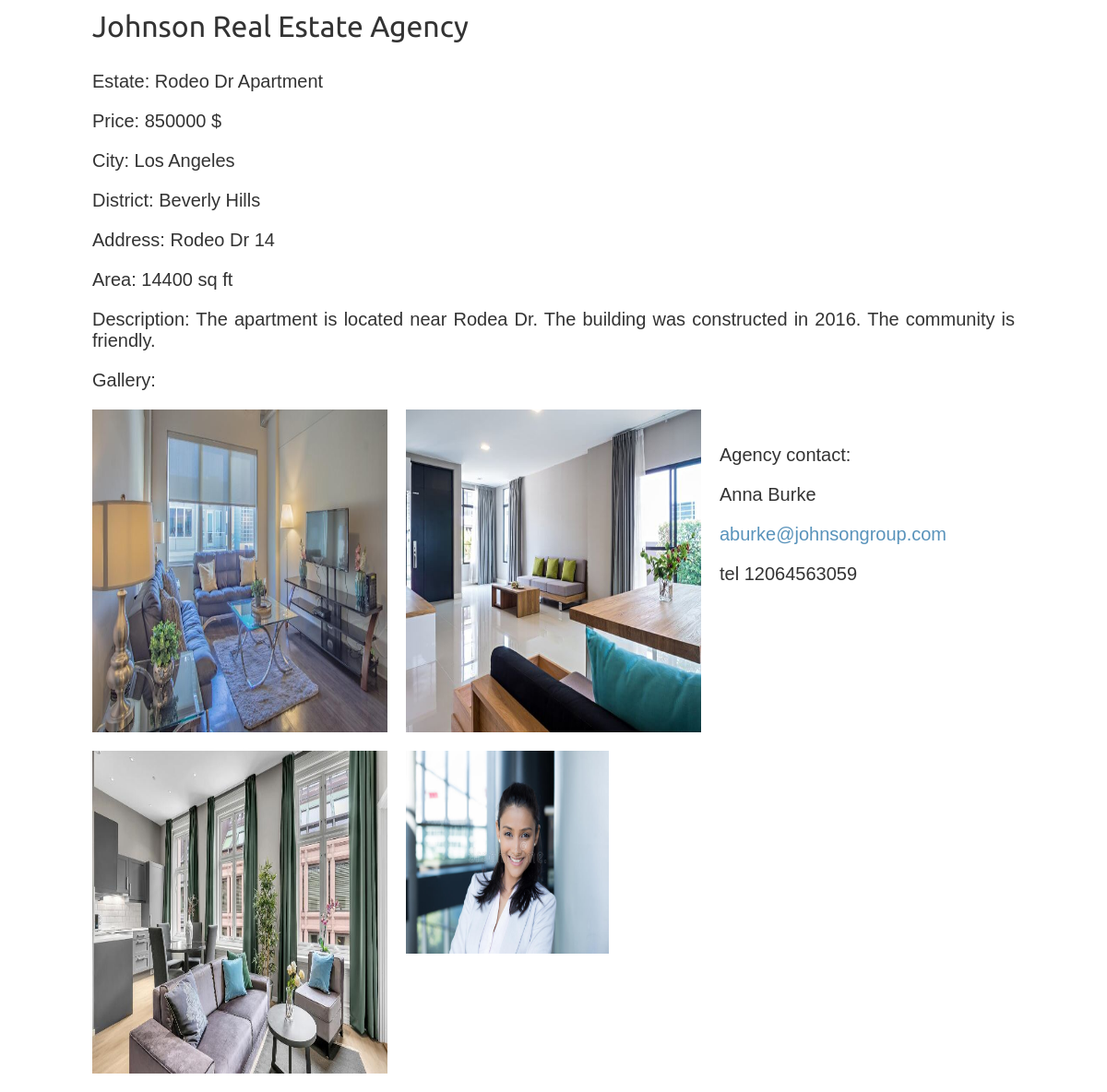
/4, run on the app's committed database.
### agency/models.py (models this page shows, shortened)
class Estate(models.Model):
	name = models.CharField(max_length=200)
	employee = models.ForeignKey(Employee, related_name='estates', on_delete=models.CASCADE)
	city = models.CharField(max_length=200, db_index=True)
	district = models.CharField(max_length=200)
	adress = models.CharField(max_length=200)
	image1 = models.ImageField(upload_to='estates/%Y/%m/%d', blank=True)
	image2 = models.ImageField(upload_to='estates/%Y/%m/%d', blank=True)
	image3 = models.ImageField(upload_to='estates/%Y/%m/%d', blank=True)
	area = models.DecimalField(max_digits=20, decimal_places=0)
	price = models.DecimalField(max_digits=20, decimal_places=0)
	description = models.TextField(blank=True)
	class Meta:
		ordering = ('name',)
		verbose_name = 'estate'
		verbose_name_plural = 'estates'

class Employee(models.Model):
	name = models.CharField(max_length=200, db_index=True)
	image = models.ImageField(upload_to='employees/%Y/%m/%d', blank=True)
	mail = models.CharField(max_length=200, db_index=True)
	phone = models.DecimalField(max_digits=20, decimal_places=0)
	description = models.TextField(blank=True)
	class Meta:
		ordering = ('name',)
		verbose_name = 'employee'
		verbose_name_plural = 'employees'
	def __str__(self):
		return self.name

### agency/views.py (the view)
# urls.py: path('<int:id>', views.estate_detail, name='estate_detail'),
def estate_detail(request, id):
	estate = get_object_or_404(Estate, id=id)
	return render(request, 'agency/estate/detail.html', {'estate': estate})

### agency/templates/agency/estate/detail.html (shortened to what this page needs)
{% extends "agency/base.html" %}
{% load static %}
{% block content %}
	<div class="estate-detail">
		<p class="price"> Estate: {{ estate.name }} </p>
		<p class="price"> Price: {{ estate.price }} $</p>
		<p class="price">City: {{ estate.city }}</p>
		<p class="price">District: {{ estate.district }}</p>
		<p class="price">Address: {{ estate.adress }}</p>
		<p class="price">Area: {{ estate.area }} sq ft</p>
		<p class="price">Description: {{ estate.description }}</p>
		<p class="price"> Gallery:</p>
		<div class="gallery">
			<img src="{% if estate.image1 %}{{ estate.image1.url }}{% else %}
			{% static "img/no_image.png" %}{% endif %}">
			<img src="{% if estate.image2 %}{{ estate.image2.url }}{% else %}
			{% static "img/no_image.png" %}{% endif %}">
			<img src="{% if estate.image3 %}{{ estate.image3.url }}{% else %}
			{% static "img/no_image.png" %}{% endif %}">
		</div>
		<br>
		<p class="price"> Agency contact:</p>
		<div class="agency_contact">
			<p class="price">{{ estate.employee }}</p>
			<p class="price"><a href = "mailto: {{ estate.employee.mail }}">{{ estate.employee.mail }}</a></p>
			<p class="price"> tel {{ estate.employee.phone }}</p>
			<img class="employee_photo_in_detail_view" src="{% if estate.employee.image %}{{ estate.employee.image.url }}{% else %}{% static "img/no_image.png" %}{% endif %}">
		</div>
	</div>
{% endblock %}

### agency/static/css/base.css (style rules this page uses)
body { margin:0; padding:0; font-family:helvetica, sans-serif; }
a { text-decoration:none; color:#5993bb; }
.estate-detail { text-align:justify; }
.estate-detail .price { color:#333; font-size:20px; }
.estate-detail .gallery { width:100%; }
.estate-detail .agency_contact { width:100%; }
.estate-detail .agency_contact img { width:220px; height:220px; }
.estate-detail img { width:32%; height: 350px; float:left; padding:0 20px 20px 0; }

### data on the page
Estate: name "Rodeo Dr Apartment", price "850000", city "Los Angeles", district "Beverly Hills", adress "Rodeo Dr 14", area "14400", description "The apartment is located near Rodea Dr. The building was constructed in 2016. The community is friendly.", image1 (picture), image2 (picture), image3 (picture), employee "Anna Burke", employee.mail "aburke@johnsongroup.com", employee.phone "12064563059", employee.image (picture)
